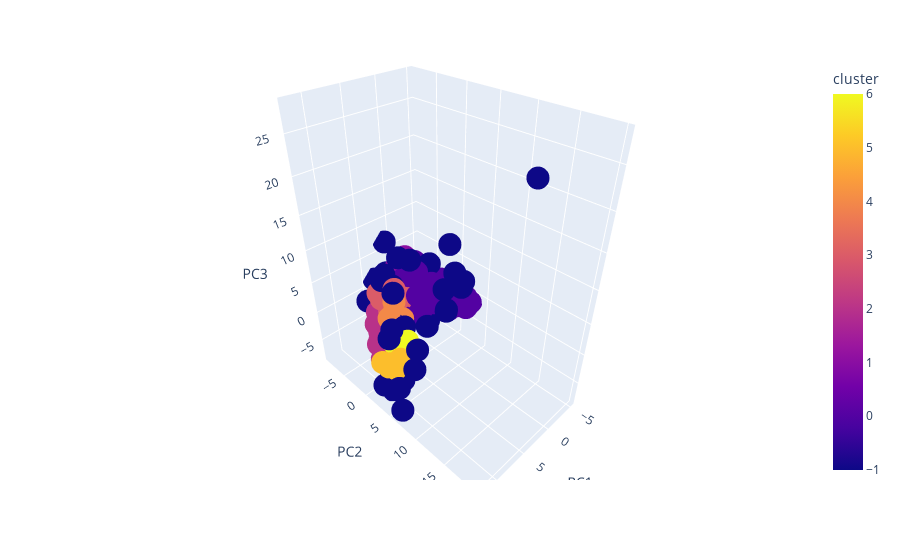

Here is the notebook cell this chart was saved with:
### Code cell
# With PC3, best values are eps:1.6 and min 4
DBSCANplot(features_pca, 1.6,4)

### Figure 1 — Plotly figure (JSON) as saved in the notebook; plotly's stock layout.template omitted (floating-point values rounded to 4 significant figures; data arrays with more than 128 entries replaced by an {"elided": "..."} marker saying what was removed)
{"data": [{"hovertemplate": "PC1=%{x}<br>PC2=%{y}<br>PC3=%{z}<br>cluster=%{marker.color}<extra></extra>", "legendgroup": "", "marker": {"color": {"elided": "306 int values"}, "coloraxis": "coloraxis", "symbol": "circle"}, "mode": "markers", "name": "", "scene": "scene", "showlegend": false, "type": "scatter3d", "x": {"elided": "306 float values"}, "y": {"elided": "306 float values"}, "z": {"elided": "306 float values"}}], "layout": {"coloraxis": {"colorbar": {"title": {"text": "cluster"}}, "colorscale": [[0, "#0d0887"], [0.1111, "#46039f"], [0.2222, "#7201a8"], [0.3333, "#9c179e"], [0.4444, "#bd3786"], [0.5556, "#d8576b"], [0.6667, "#ed7953"], [0.7778, "#fb9f3a"], [0.8889, "#fdca26"], [1, "#f0f921"]]}, "legend": {"tracegroupgap": 0}, "margin": {"t": 60}, "scene": {"domain": {"x": [0, 1], "y": [0, 1]}, "xaxis": {"title": {"text": "PC1"}}, "yaxis": {"title": {"text": "PC2"}}, "zaxis": {"title": {"text": "PC3"}}}}}
